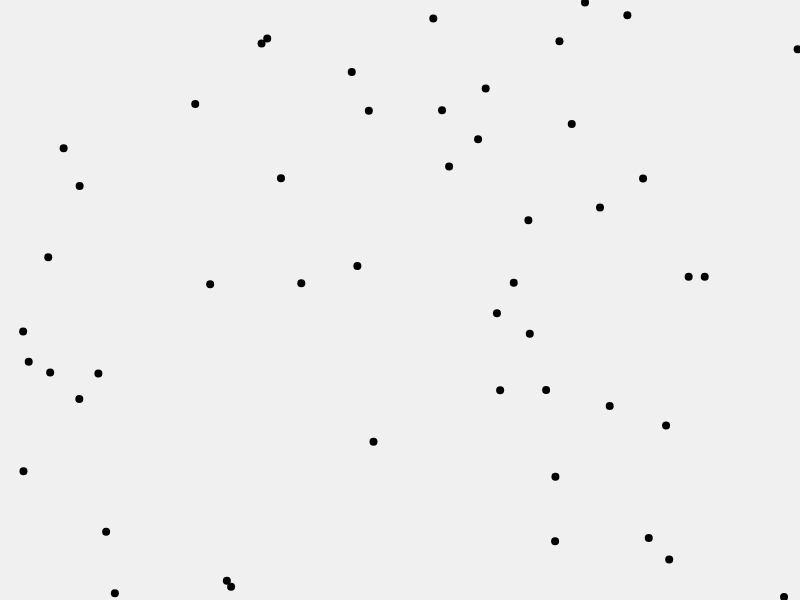
Frame 1 (no input)
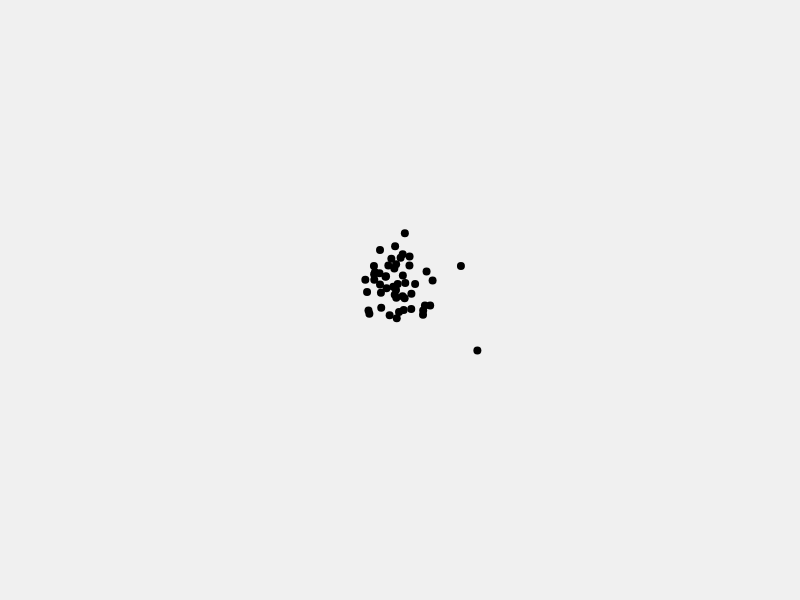
Frame 60 (no input)
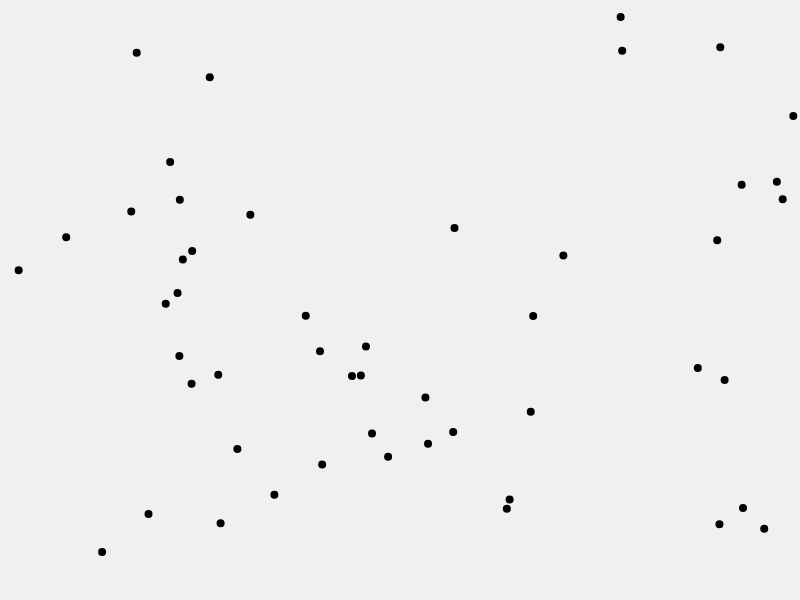
Frame 120 (the mouse pressed at the canvas centre since frame 60)

The p5.js sketch that drew these frames (run headless with seeded random() and noise() and a simulated clock; from frame 60 on, the mouse is pressed at the canvas centre):

// p5.js sketch
// ── sketch.js
let particles = [];
let numParticles = 50;

function setup() {
    createCanvas(800, 600);
    for (let i = 0; i < numParticles; i++) {
        let x = random(width);
        let y = random(height);
        particles.push(new Particle(createVector(x, y)));
    }
}

function draw() {
    background(240);

    // Reset all accelerations
    for (let p of particles) {
        p.acc.set(0, 0);
    }

    // Apply mutual attraction
    for (let i = 0; i < particles.length; i++) {
        for (let j = 0; j < particles.length; j++) {
            if (i !== j) {
                let force = attract(particles[i], particles[j]);
                particles[i].applyForce(force);
            }
        }
    }

    // Update and display all particles
    for (let p of particles) {
        p.update();
        p.show();
    }
}

// Attraction force between two particles
function attract(a, b) {
    let dir = p5.Vector.sub(b.pos, a.pos);
    let distSq = constrain(dir.magSq(), 100, 1000);
    let strength = 5 / distSq; // Inverse square law
    dir.setMag(strength);
    return dir;
}

// Particle class
class Particle {
    constructor(pos) {
        this.pos = pos.copy();
        this.vel = p5.Vector.random2D().mult(0.5);
        this.acc = createVector(0, 0);
    }

    applyForce(force) {
        this.acc.add(force); // Mass = 1 for simplicity
    }

    update() {
        this.vel.add(this.acc);
        this.pos.add(this.vel);

        // Optional: Wrap around edges
        this.pos.x = (this.pos.x + width) % width;
        this.pos.y = (this.pos.y + height) % height;
    }

    show() {
        fill(0);
        noStroke();
        ellipse(this.pos.x, this.pos.y, 8, 8);
    }
}

// ── copy.js
// /// <reference path="p5/p5.js" />
//
// const particles = [];
//
// function setup() {
//     createCanvas(windowWidth, windowHeight);
//
//     for (let i = 0; i < 100; i++) {
//         particles.push(new Particle(Math.random() * windowWidth
//             , Math.random() * windowHeight))
//     }
// }
//
// function draw() {
//     background('red');
//     particles.forEach(particle => particle.draw());
//     particles.forEach(particle => particle.calc());
// }
//
// function Particle(x, y) {
//     this.pos = createVector(x, y);
//     this.vel = createVector((Math.random() * 2) - 1, (Math.random() * 2) - 1);
//     this.acc = createVector(Math.random(), Math.random());
//
//     this.draw = function () {
//         const t_x =
//         const t_y =
//
//         this.vel.x = t_x;
//         this.vel.y = t_y;
//
//         this.pos.add(this.vel);
//
//         circle(this.pos.x, this.pos.y, 10);
//     }
//
//     this.calc = function () {
//         this.vel.x = (mouseX + this.pos.x) / windowWidth;
//         this.vel.y = (mouseY + this.pos.y) / windowHeight;
//         this.pos.add(this.vel);
//     }
// }
// ── test.js
/**
 * Definition for singly-linked list.
 * function ListNode(val, next) {
 *     this.val = (val===undefined ? 0 : val)
 *     this.next = (next===undefined ? null : next)
 * }
 */
/**
 * @param {ListNode} l1
 * @param {ListNode} l2
 * @return {ListNode}
 */
var addTwoNumbers = function(l1, l2) {
    let v1 = "", v2 = "";

    while(l1.next !== null) {
        v1 += l1.value;
        l1 = l1.next;
    }
    while(l2.next !== null) {
        v2 += l2.value;
        l2 = l2.next;
    }

    let numberStr = (+v1 + +v2) + "";
    let head = new ListNode()

    for (let i = 0; i <= numberStr.length; i++) {
        result.push(i);
    }
    return result;
};
